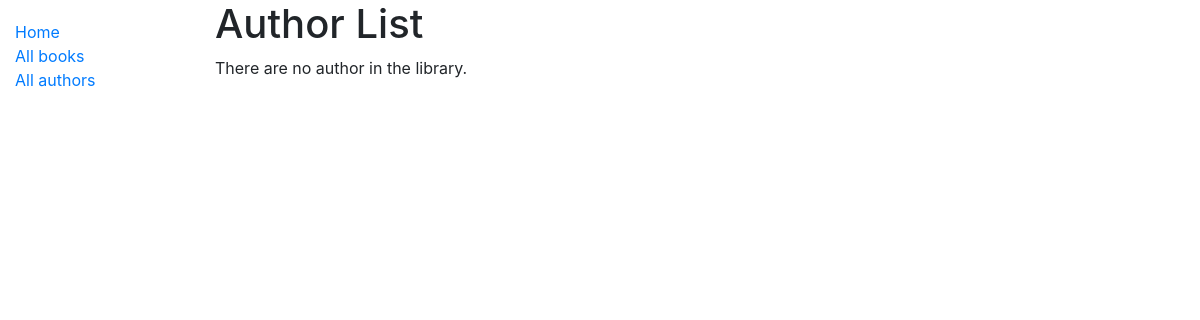
The app's page /catalog/authors/, older data.
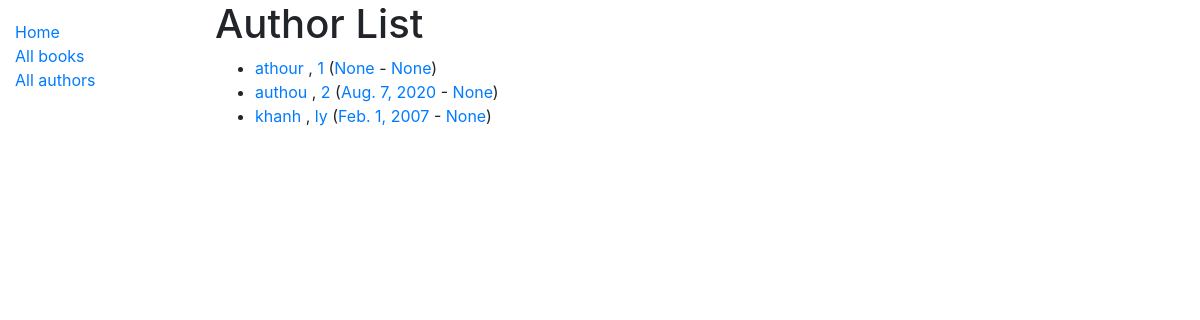
The same page, newer data.
### catalog/models.py (models this page shows, shortened)
class Author(models.Model):
    first_name = models.CharField(max_length=100)
    last_name = models.CharField(max_length=100)
    date_of_birth = models.DateField(null=True, blank=True)
    date_of_death = models.DateField('Died', null=True, blank=True)
    class Meta:
        ordering = ['last_name', 'first_name']
    def get_absolute_url(self):
        return reverse('author-detail', args=[str(self.id)])

### catalog/views.py (the view)
# urls.py: path('authors/', views.AuthorListView.as_view(), name='authors'),
class AuthorListView(generic.ListView):
    model = Author
    context_object_name = 'author_list'   # your own name for the list as a template variable
    queryset = Author.objects.filter(first_name__icontains='')[:5] # Get 5 authors
    template_name = 'author/my_arbitrary_template_name_list.html'  # Specify your own template name/locatio

### catalog/templates/catalog/author_list.html
{% extends "base_generic.html" %}
{% block content %}
  <h1>Author List</h1>
  {% if author_list %}
  <ul>
    {% for author in author_list %}
      <li>
        <a href="{{ author.get_absolute_url }}">{{ author.first_name}}</a> ,
        <a href="{{ author.get_absolute_url }}">{{ author.last_name}}</a>
        (<a href="{{ author.get_absolute_url }}">{{ author.date_of_birth}}</a> -
        <a href="{{ author.get_absolute_url }}">{{ author.date_of_death}}</a>)
      </li>
    {% endfor %}
  </ul>
  {% else %}
    <p>There are no author in the library.</p>
  {% endif %}
{% endblock %}

### catalog/templates/base_generic.html (shortened to what this page needs)
<!DOCTYPE html>
<html lang="en">
  <head>
    <link
      rel="stylesheet"
      href="https://stackpath.bootstrapcdn.com/bootstrap/4.1.3/css/bootstrap.min.css"
    />
    {% load static %}
    <link rel="stylesheet" href="{% static 'css/styles.css' %}" />
  </head>
  <body>
    <div class="container-fluid">
      <div class="row">
        <div class="col-sm-2">
          {% block sidebar %}
          <ul class="sidebar-nav">
            <li><a href="{% url 'index' %}">Home</a></li>
            <li><a href="{% url 'books' %}">All books</a></li>
            <li><a href="{% url 'authors' %}">All authors</a></li>
          </ul>
          {% endblock %}
        </div>
        <div class="col-sm-10">{% block content %}{% endblock %}
        </div>
      </div>
    </div>
  </body>
</html>

### catalog/static/css/styles.css (style rules this page uses)
.sidebar-nav { margin-top: 20px; padding: 0; list-style: none; }

Row changes from the older to the newer data that the page shows:
added Author: first_name "athour", last_name "1", date_of_birth "None", date_of_death "None"
added Author: first_name "authou", last_name "2", date_of_birth "Aug. 7, 2020", date_of_death "None"
added Author: first_name "khanh", last_name "ly", date_of_birth "Feb. 1, 2007", date_of_death "None"
Text that changed along with them:
text no longer shown: "There are no author in the library."
